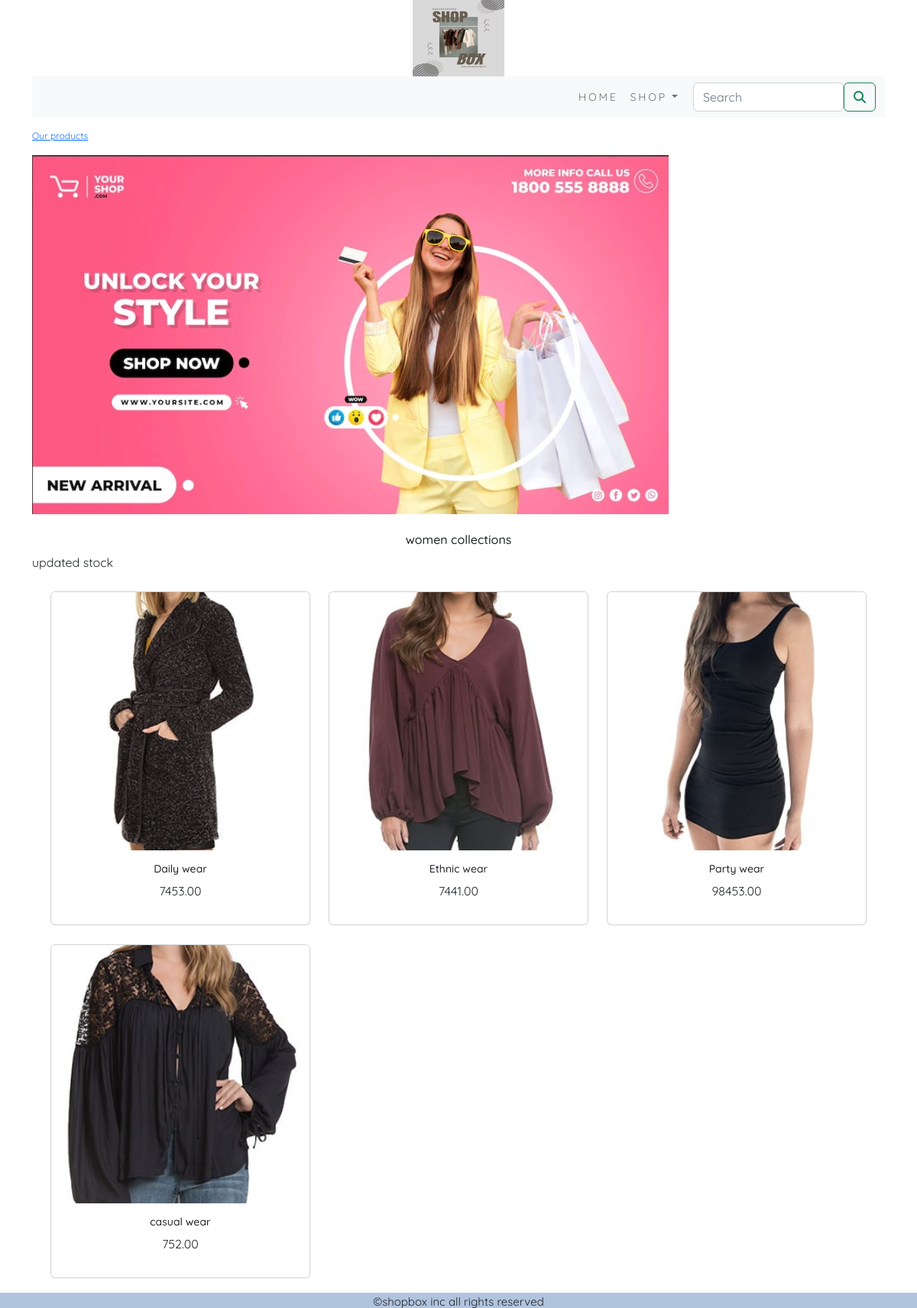
Page /ecomapp/women-collections/ on the committed database.
### ecomapp/models.py (models this page shows, shortened)
class Category(models.Model):
    name=models.CharField(max_length=200,unique=True)
    slug=models.SlugField(max_length=200,unique=True)
    desc=models.TextField(blank=True)
    image=models.ImageField(upload_to='category',blank=True)
    class Meta:
        ordering=('name',)
        verbose_name='category'
        verbose_name_plural='categories'
    def get_url(self):
         return reverse('ecomapp:Products_by_Category',args=[self.slug])

class Product(models.Model):
     name=models.CharField(max_length=250,unique=True)
     slug=models.SlugField(max_length=200,unique=True)
     desc=models.TextField(blank=True)
     price=models.DecimalField(max_digits=10,decimal_places=2)
     category=models.ForeignKey(Category,on_delete=models.CASCADE)
     image = models.ImageField(upload_to='product', blank=True)
     stock=models.IntegerField()
     available=models.BooleanField(default=True)
     created=models.DateTimeField(auto_now_add=True)
     updated=models.DateTimeField(auto_now=True)
     def get_url(self):
         return reverse('ecomapp:ProdCatdetail',args=[self.category.slug,self.slug])
     class Meta:
         ordering = ('name',)
         verbose_name = 'product'
         verbose_name_plural = 'products'

### ecomapp/views.py (the view)
# urls.py: path('',views.allProdCat,name='allProdCat'),
def allProdCat(request, c_slug=None):
    c_page = None
    products_list = None
    if c_slug != None:
        c_page = get_object_or_404(Category, slug=c_slug)
        products_list = Product.objects.all().filter(category=c_page, available=True)
    else:
        products_list = Product.objects.all().filter(available=True)
    paginator=Paginator(products_list, 6)
    try:
        page=int(request.GET.get('page','1'))
    except:
        page=1
    try:
        products=paginator.page(page)
    except (EmptyPage,InvalidPage):
        products=paginator.page(paginator.num_pages)
    return render(request, "category.html", {'category': c_page, 'products':products})

### cart/context_processors.py (called while the page is built)
def counter(request):
    item_count=0
    if 'admin' in request.path:
        return {}
    else:
        try:
            cart=Cart.objects.filter(cart_id=_cart_id(request))
            cart_items=CartItem.objects.all().filter(cart=cart[:1])
            for cart_item in cart_items:
                item_count += cart_item.quantity
        except Cart.DoesNotExist:
            item_count=0
    return dict(item_count=item_count)

### cart/views.py (called while the page is built)
def _cart_id(request):
    cart = request.session.session_key
    if not cart:
        cart = request.session.create()
    return cart

### ecomapp/context_processors.py (called while the page is built)
def menu_links(request):
    links=Category.objects.all()
    return dict(links=links)

### templates/category.html (shortened to what this page needs)
{% extends 'base.html' %}
{% load static %}
{% block content %}
    {% if category %}
    <div>
        <div class="row my_row_class">
            <div class="mx-auto">
            <p> <a href="{% url 'ecomapp:allProdCat' %}">Our products</a></p>
        </div>
            </div>
    </div>
{% endif %}
<div class="mx-auto">
     {% if category %}
    <img class="my image" src="{{category.image.url}}"alt="{{category.name}}">
</div>
   <br>
<div>
    <h1 class="text-center my_title">{{category.name}}</h1>
    <p class="text-justify"> {{category.desc}}</p>
</div>
    {% endif %}
<div class="container">
    <div class="row mx-auto">
            {% for product in products.object_list %}
            <div class="my_bottom_margin col-9 col-sm-12 col-md-4 col-lg-4">
                <div class="card text-center" style="">
                    <a href="{{product.get_url}}"><img class="card-img-top my_image" src="{{product.image.url}}" alt="{{product.name}}"></a>
                    <div class="card-body">
                     <h4>{{product.name}}</h4><p>{{product.price}}</p>
                    </div>
                </div>
            </div>
            {% endfor %}
    </div>
    <br>
</div>
{% endblock %}

### static/css/custom.css (style rules this page uses)
body { font-family: 'Quicksand', sans-serif; }
.my_title { font-size:16px; letter_spacing:.2em; text_transform:uppercase; }
.my_bottom_margin { margin-bottom:15px; }
.card { margin-top: 10px; }
.card-body h4 { font-size:14px; text_transform:uppercase; letter_spacing:.2em; }
.my_row_class { padding-top:15px; }
.my_row_class .mx-auto { color:#000; font-size:12px; }
.my_image { width:100%; height:auto; }

### rows in the picture
Category: image (picture), name "women collections", desc "updated stock"
Product: image (picture), name "Daily wear", price "7453.00"
Product: image (picture), name "Ethnic wear", price "7441.00"
Product: image (picture), name "Party wear", price "98453.00"
Product: image (picture), name "casual wear", price "752.00"
